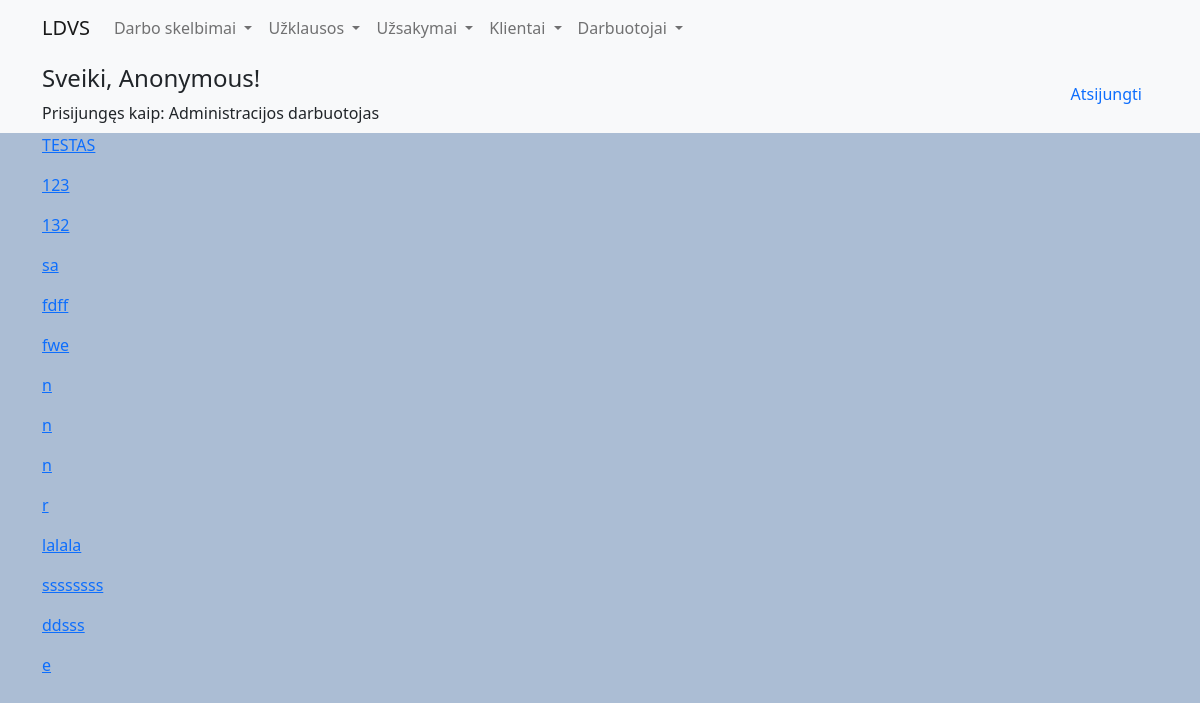
Screenshot of /jobs (signed in) with the database file from the repository.
### home/models.py (models this page shows)
class MyUser(AbstractBaseUser, PermissionsMixin):
    CLIENT = 1
    TEMP_WORKER = 2
    ADMIN = 3
    ACCOUNTANT = 4
    ROLE_CHOICES = (
        (CLIENT, 'Client'),
        (TEMP_WORKER, 'Temp_worker'),
        (ADMIN, 'Admin'),
        (ACCOUNTANT, 'Accountant'),
    )
    role = models.PositiveSmallIntegerField(choices=ROLE_CHOICES, blank=True, null=True)
    name = models.CharField(max_length=50, default='Anonymous')
    email = models.EmailField(max_length=100, unique=True)
    username = None
    USERNAME_FIELD = 'email'
    REQUIRED_FIELDS = []
    session_token = models.CharField(max_length=10, default=0)
    active = models.BooleanField(default=True)
    is_staff = models.BooleanField(default=False)
    is_superuser = models.BooleanField(default=False)  # a superuser
    created_at = models.DateTimeField(auto_now_add=True, blank=True, null=True)
    updated_at = models.DateTimeField(auto_now=True)
    objects = UserManager()

### jobadds/models.py (models this page shows)
class JobAdd(models.Model):
    title = models.CharField(max_length=200)
    description = models.TextField()
    hamount = models.IntegerField(default=1,
                                  validators=[
                                     MaxValueValidator(1000),
                                     MinValueValidator(1)
                                 ])
    companyname = models.CharField(max_length=200)

### jobadds/views.py (the view)
# urls.py: path('jobs', views.JobsView.as_view(), name="see.all.jobs"),
class JobsView(ListView):
    model = JobAdd
    context_object_name = 'jobs'
    template_name = 'jobadds/jobadds_list.html'

### jobadds/templates/jobadds/jobadds_list.html
{% extends "base.html" %}
{% block content %}
{% for job in jobs %}
    <a href="{% url 'job.details' pk=job.id %}">
        <p>{{ job.title }}</p>
    </a>
{% endfor %}
{% endblock %}

### static/templates/base.html (shortened to what this page needs)
{% load static %}
<html>
<head>
    <link rel="stylesheet" type="text/css" href="{% static 'css/style.css' %}">
    <link href="https://cdn.jsdelivr.net/npm/bootstrap@5.1.3/dist/css/bootstrap.min.css" rel="stylesheet"
>
</head>
<body class="main_body body-img">
<nav class="navbar navbar-expand-sm bg-light navbar-light">
<div class="container">
    <a class="navbar-brand" href="/">LDVS</a>
    <div class="collapse navbar-collapse" id="navbarSupportedContent">
        <ul class="navbar-nav me-auto mb-2 mb-lg-0">
            {% if user.is_authenticated %}
                {% include 'home/user_logged_in.html' %}
            {% else %}
                {% include 'home/user_logged_out_navbar.html' %}
            {% endif %}
        </ul>
    </div>
</div>
</nav>
{% if user.is_authenticated %}
    <nav class="navbar navbar-expand-sm bg-light navbar-light">
        <div class="container">
            <div>
                <h4>Sveiki, {{ user.name }}!</h4>
                <span>Prisijungęs kaip:
                        {% if user.role == user.ADMIN %}
                            <span>Administracijos darbuotojas</span>
                        {% endif %}
            </div>
            <div class="ms-auto">
                <a href="{% url 'userlogout' %}" class="nav-link ">Atsijungti</a>
            </div>
        </div>
    </nav>
{% endif %}
<div class="container">
    {% block content %}
    {% endblock %}
</div>
</body>
</html>

### static/css/style.css (style rules this page uses)
.main_body { background-color: rgb(45, 92, 148, 0.4); }
.body-img { background-image: url("workers.jpg"); }

### rows the page displays
MyUser: name "Anonymous"
JobAdd: title "TESTAS"
JobAdd: title "123"
JobAdd: title "132"
JobAdd: title "sa"
JobAdd: title "fdff"
JobAdd: title "fwe"
JobAdd: title "n"
JobAdd: title "n"
JobAdd: title "n"
JobAdd: title "r"
JobAdd: title "lalala"
JobAdd: title "ssssssss"
JobAdd: title "ddsss"
JobAdd: title "e"
